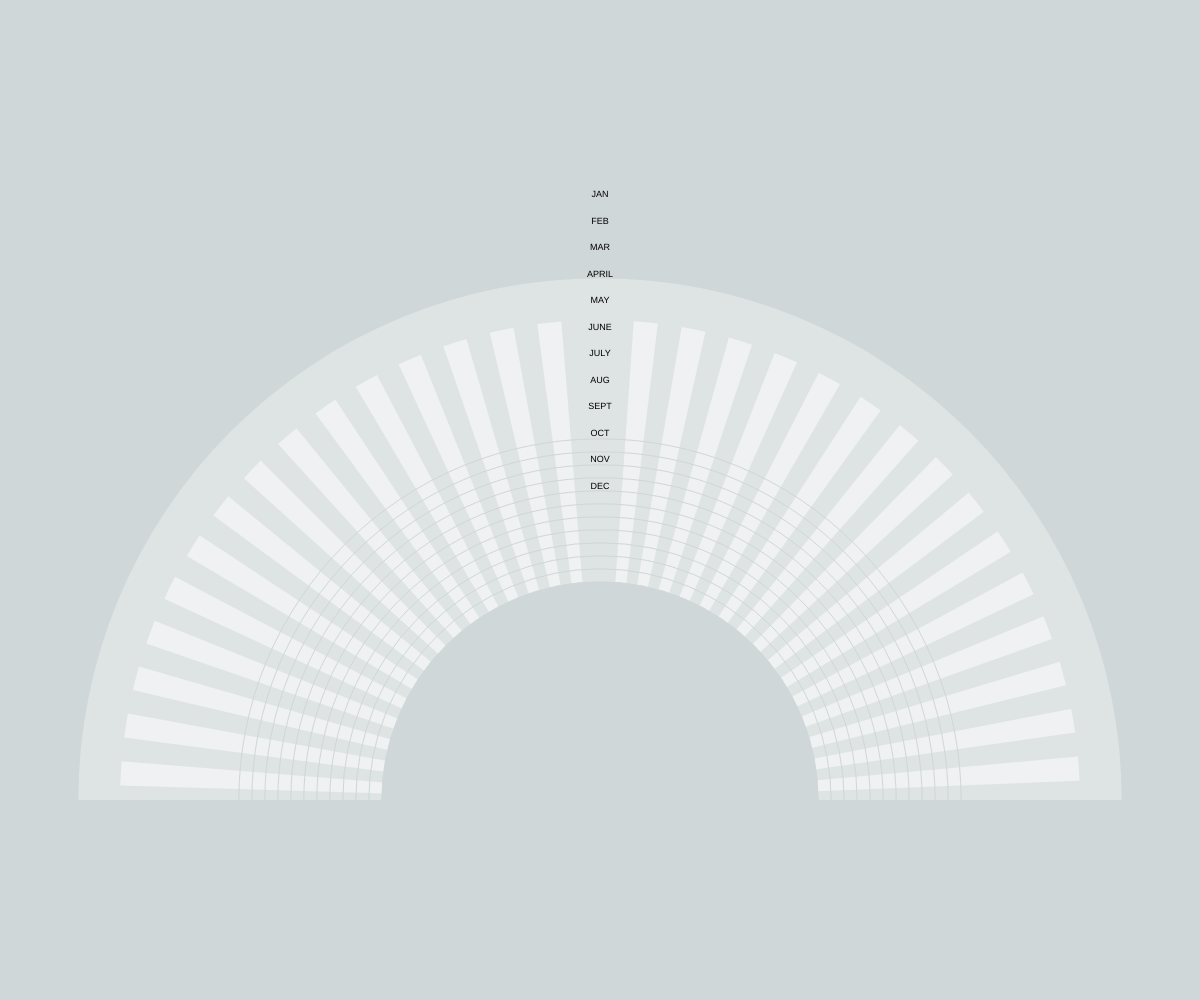
Frame 1 (no input)
Frame 2 (the mouse pressed at the canvas centre, redrawn once): identical to frame 1, image omitted

The p5.js sketch that drew this single still picture (run headless with seeded random() and noise() and a simulated clock; the mouse was pressed at the canvas centre and the sketch redrawn once):

// p5.js sketch
// ── sketch.js
var months = ["JAN", "FEB", "MAR", "APRIL", "MAY", "JUNE", "JULY", "AUG", "SEPT", "OCT", "NOV", "DEC"];

function setup() {
  createCanvas(windowWidth, windowHeight);
  textFont("Georgia");
  noLoop(); // Run once and stop
}

function draw() {
  background(color("#D0D7D9"));
  noStroke();
  fill(255, 255, 255, 75);
  // noFill();
  // strokeWeight(50);
  arc(windowWidth / 2, windowHeight / 1.25, windowWidth / 1.15, windowWidth / 1.15, PI, TWO_PI);
  fill(255, 255, 255, 125);
  var cat = (QUARTER_PI / 7.8);
  for (var i = 0; i < 31; i++) {
    // arc(windowWidth / 2, windowHeight / 1.25, windowWidth / 1.35, windowWidth / 1.35, PI, PI + cat - 0.01);
    // if (i == 5) {
    //   arc(windowWidth / 2, windowHeight / 1.25, windowWidth / 1.35, windowWidth / 1.35, PI + (i * cat + 0.025), PI + ((i + 1) * cat - 0.065));
    if (i == 15) {
      // arc(windowWidth / 2, windowHeight / 1.25, windowWidth / 1.35, windowWidth / 1.35, PI + (i * cat + 0.065), PI + ((i + 1) * cat - 0.025));
      console.log("hi");
    } else {
      arc(windowWidth / 2, windowHeight / 1.25, windowWidth / 1.25, windowWidth / 1.25, PI + (i * cat + 0.03), PI + ((i + 1) * cat - 0.02));
    }
  }
  fill(color("#D0D7D9"));
  ellipse(windowWidth / 2, windowHeight / 1.25, windowWidth / 2.75, windowWidth / 2.75);

  // arc(300, 300, 200, 200, HALF_PI, PI);
  fill(255, 0, 0);
  drawRing(months[1], 465, 28.8);
  textSize(16);
  textAlign(CENTER);
  textFont("Arial");
  // text("DAY", windowWidth / 2, windowHeight * 0.165);
  for (var d = 0; d < 12; d++) {
    textSize(9);
    text(months[d], windowWidth / 2, windowHeight * (0.197 + (0.0265 * d)));
  }
  for (d = 0; d < 12; d++){
        noFill();
    stroke(color("#D0D7D9"));
    // stroke(0, 0, 0);
    strokeWeight(1);
    ellipse (windowWidth / 2, windowHeight / 1.25, windowWidth / 2.75 + (26 * d), windowWidth / 2.75 + (26 * d));
  }
}

function drawRing(upto, rSize, size) {
  textFont('Stint Ultra Expanded');
  textSize(size);
  fill(0);
  // console.log(upto);

  var arclength = 0;
  for (i = 0; i < upto.length; i++) {

    // The character and its width
    var currentChar = upto.charAt(i);
    // Instead of a constant width, we check the width of each character.
    var w = textWidth(currentChar);
    // Each box is centered so we move half the width
    arclength += w / 2;

    // Angle in radians is the arclength divided by the radius
    // Starting on the left side of the circle by adding PI
    var theta = PI + arclength / rSize;

    push();


    translate(rSize * cos(theta), rSize * sin(theta));

    rotate(theta + PI / 2);



    text(currentChar, 0, 0);

    pop();

    // Move halfway again
    arclength += w / 2;
  }

}
